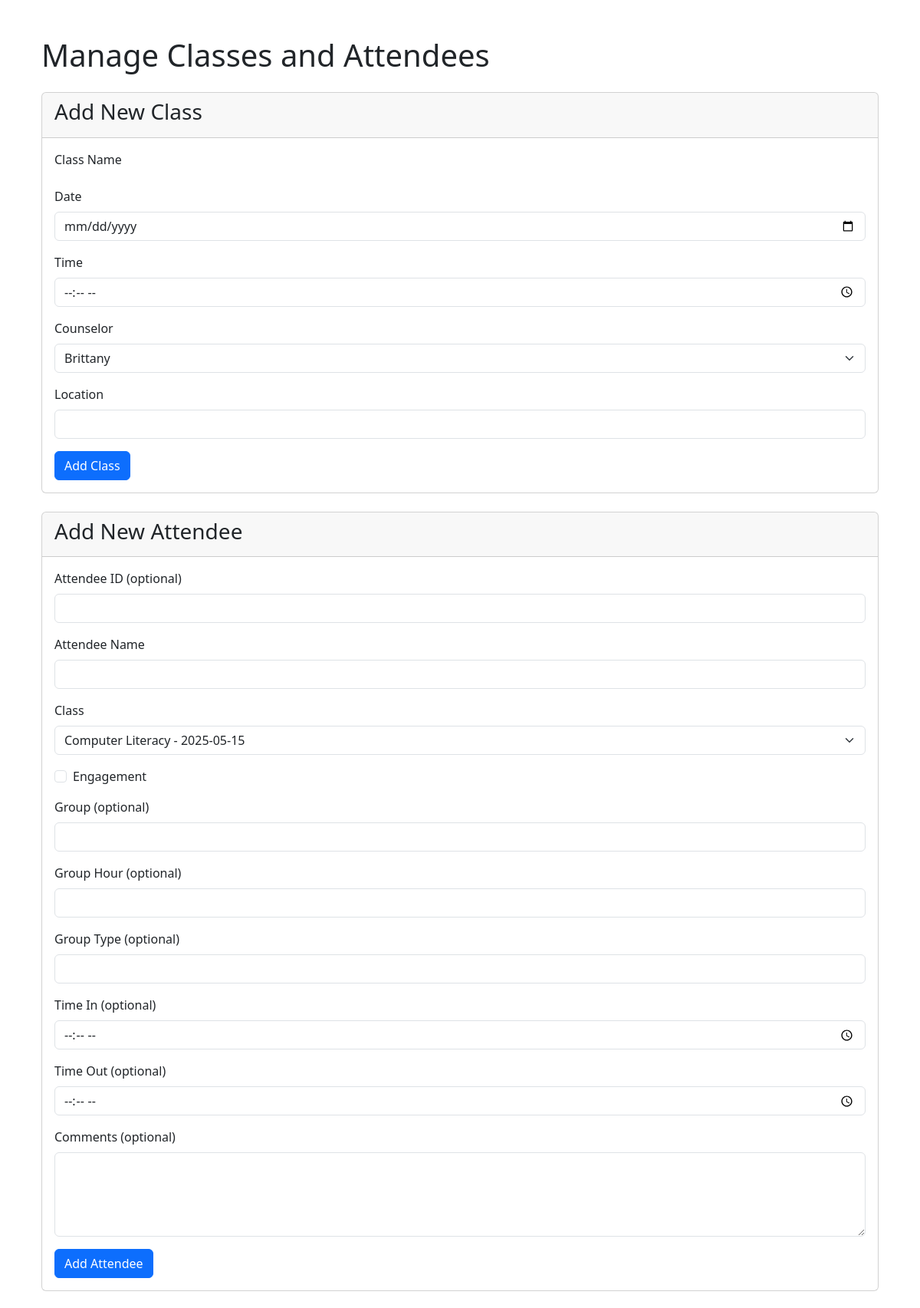
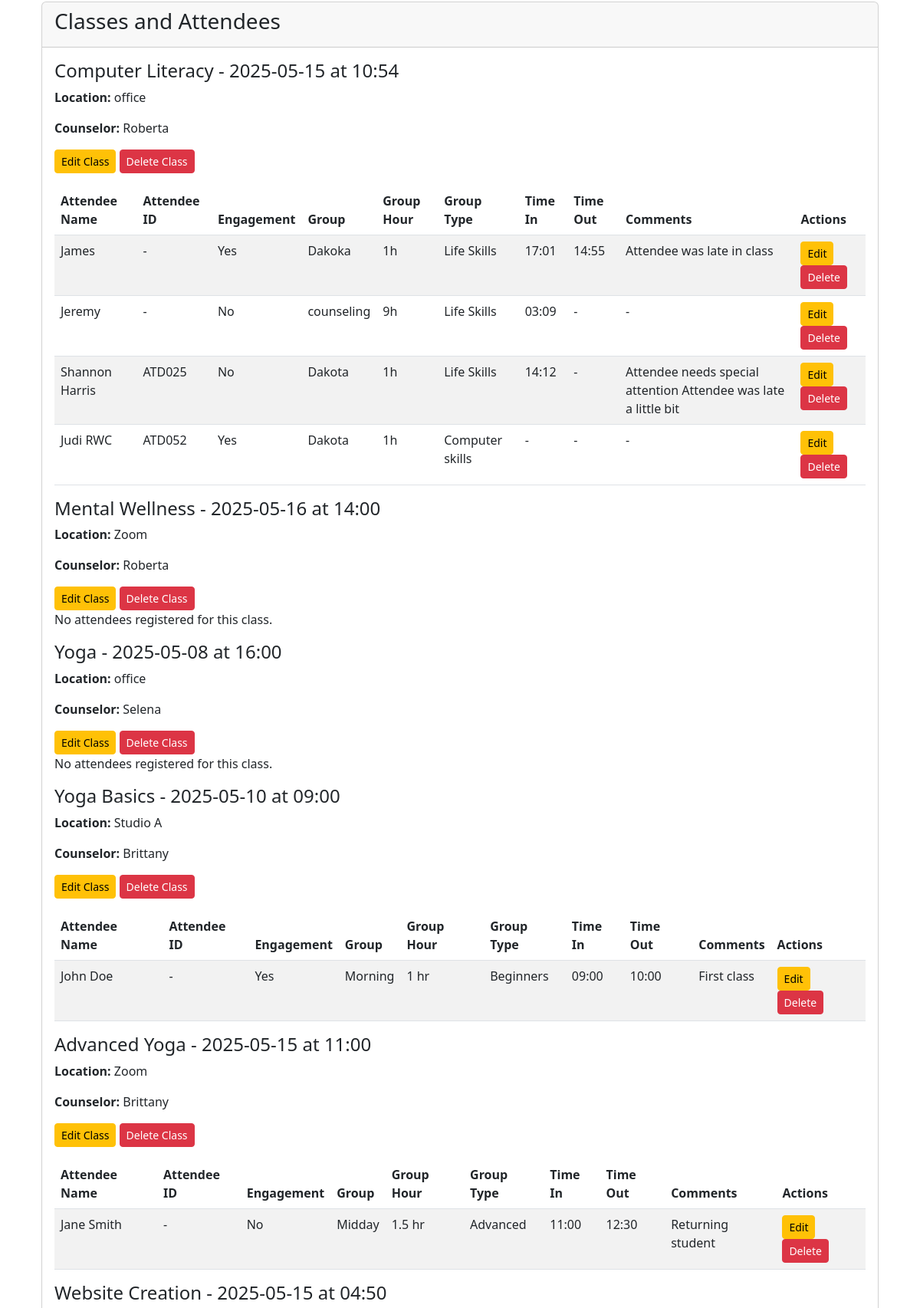
/admin/manage (signed in, upper part), run on the app's committed database (2 pictures, top to bottom).
### models.py (models this page shows, shortened)
class Class(db.Model):
    id = db.Column(db.Integer, primary_key=True)
    name = db.Column(db.String(100), nullable=False)
    date = db.Column(db.Date, nullable=False)
    time = db.Column(db.Time, nullable=False)
    teacher_id = db.Column(db.Integer, db.ForeignKey('user.id'), nullable=False)
    location = db.Column(db.String(100), nullable=False)
    teacher = db.relationship('User', backref=db.backref('classes', lazy=True))
    attendees = db.relationship('Attendee', backref='class_', lazy=True)

class User(UserMixin, db.Model):
    id = db.Column(db.Integer, primary_key=True)
    username = db.Column(db.String(80), unique=True, nullable=False)
    password_hash = db.Column(db.String(128), nullable=False)
    role = db.Column(db.String(20), nullable=False)  # admin, frontdesk, teacher
    department = db.Column(db.String(100), nullable=True)

class Attendee(db.Model):
    id = db.Column(db.Integer, primary_key=True)
    attendee_id = db.Column(db.String(50), unique=True, nullable=True)  # New attendee_id field
    name = db.Column(db.String(100), nullable=False)
    stipend = db.Column(db.Boolean, default=False)
    group = db.Column(db.String(100))
    group_hour = db.Column(db.String(50))
    group_type = db.Column(db.String(50))
    time_in = db.Column(db.Time)
    time_out = db.Column(db.Time)
    comments = db.Column(db.Text)
    checked_in = db.Column(db.Boolean, default=False)
    class_id = db.Column(db.Integer, db.ForeignKey('class.id'), nullable=False)

### routes/admin.py (the view, shortened to what this page needs)
@bp.route('/admin/manage', methods=['GET', 'POST'])
@login_required
def manage():
    if current_user.role != 'admin':
        flash('Access denied: Admins only.', 'danger')
        return redirect(url_for('auth.login'))
    classes = Class.query.all()
    teachers = User.query.filter_by(role='teacher').all()
    return render_template('admin_manage.html', classes=classes, teachers=teachers)

### app.py (called while the page is built)
@login_manager.user_loader
def load_user(user_id):
    from models import User
    return User.query.get(int(user_id))

### templates/admin_manage.html (shortened to what this page needs)
{% extends 'base.html' %}
{% block content %}
<div class="container mt-5">
    <h1 class="mb-4">Manage Classes and Attendees</h1>
    <div class="card mb-4">
        <div class="card-header">
            <h3>Add New Class</h3>
        </div>
        <div class="card-body">
            <form method="POST" action="{{ url_for('admin.manage') }}">
                <div class="mb-3">
                    <label for="class_name" class="form-label">Class Name</label FIR
                    <input type="text" class="form-control" id="class_name" name="class_name" required>
                </div>
                <div class="mb-3">
                    <label for="class_date" class="form-label">Date</label>
                    <input type="date" class="form-control" id="class_date" name="class_date" required>
                </div>
                <div class="mb-3">
                    <label for="class_time" class="form-label">Time</label>
                    <input type="time" class="form-control" id="class_time" name="class_time" required>
                </div>
                <div class="mb-3">
                    <label for="teacher_id" class="form-label">Counselor</label>
                    <select class="form-select" id="teacher_id" name="teacher_id" required>
                        {% for teacher in teachers %}
                            <option value="{{ teacher.id }}">{{ teacher.username }}</option>
                        {% endfor %}
                    </select>
                </div>
                <div class="mb-3">
                    <label for="location" class="form-label">Location</label>
                    <input type="text" class="form-control" id="location" name="location" required>
                </div>
                <button type="submit" name="add_class" class="btn btn-primary">Add Class</button>
            </form>
        </div>
    </div>
    <div class="card mb-4">
        <div class="card-header">
            <h3>Add New Attendee</h3>
        </div>
        <div class="card-body">
            <form method="POST" action="{{ url_for('admin.manage') }}">
                <div class="mb-3">
                    <label for="attendee_id" class="form-label">Attendee ID (optional)</label>
                    <input type="text" class="form-control" id="attendee_id" name="attendee_id">
                </div>
                <div class="mb-3">
                    <label for="attendee_name" class="form-label">Attendee Name</label>
                    <input type="text" class="form-control" id="attendee_name" name="attendee_name" required>
                </div>
                <div class="mb-3">
                    <label for="class_id" class="form-label">Class</label>
                    <select class="form-select" id="class_id" name="class_id" required>
                        {% for class_ in classes %}
                            <option value="{{ class_.id }}">{{ class_.name }} - {{ class_.date.strftime('%Y-%m-%d') }}</option>
                        {% endfor %}
                    </select>
                </div>
                <div class="mb-3">
                    <div class="form-check">
                        <input class="form-check-input" type="checkbox" id="engagement" name="engagement">
                        <label class="form-check-label" for="engagement">Engagement</label>
                    </div>
                </div>
                <div class="mb-3">
                    <label for="group" class="form-label">Group (optional)</label>
                    <input type="text" class="form-control" id="group" name="group">
                </div>
                <div class="mb-3">
                    <label for="group_hour" class="form-label">Group Hour (optional)</label>
                    <input type="text" class="form-control" id="group_hour" name="group_hour">
                </div>
                <div class="mb-3">
                    <label for="group_type" class="form-label">Group Type (optional)</label>
                    <input type="text" class="form-control" id="group_type" name="group_type">
                </div>
                <div class="mb-3">
                    <label for="time_in" class="form-label">Time In (optional)</label>
                    <input type="time" class="form-control" id="time_in" name="time_in">
                </div>
                <div class="mb-3">
                    <label for="time_out" class="form-label">Time Out (optional)</label>
                    <input type="time" class="form-control" id="time_out" name="time_out">
                </div>
                <div class="mb-3">
                    <label for="comments" class="form-label">Comments (optional)</label>
                    <textarea class="form-control" id="comments" name="comments" rows="4"></textarea>
                </div>
                <button type="submit" name="add_attendee" class="btn btn-primary">Add Attendee</button>
            </form>
        </div>
    </div>
    <div class="card mb-4">
        <div class="card-header">
            <h3>Classes and Attendees</h3>
        </div>
        <div class="card-body">
            {% if classes %}
                {% for class_ in classes %}
                    <div class="mb-3">
                        <h4>{{ class_.name }} - {{ class_.date.strftime('%Y-%m-%d') }} at {{ class_.time.strftime('%H:%M') }}</h4>
                        <p><strong>Location:</strong> {{ class_.location }}</p>
                        <p><strong>Counselor:</strong> {{ class_.teacher.username }}</p>
                        <button type="button" class="btn btn-warning btn-sm" data-bs-toggle="modal" data-bs-target="#editClassModal-{{ class_.id }}">Edit Class</button>
                        <form method="POST" action="{{ url_for('admin.manage') }}" class="d-inline">
                            <button type="submit" name="delete_class" class="btn btn-danger btn-sm" onclick="return confirm('Are you sure you want to delete this class?')">Delete Class</button>
                        </form>
                        {% if class_.attendees %}
                            <table class="table table-striped mt-3">
                                <thead>
                                    <tr>
                                        <th>Attendee Name</th>
                                        <th>Attendee ID</th>
                                        <th>Engagement</th>
                                        <th>Group</th>
                                        <th>Group Hour</th>
                                        <th>Group Type</th>
                                        <th>Time In</th>
                                        <th>Time Out</th>
                                        <th>Comments</th>
                                        <th>Actions</th>
                                    </tr>
                                </thead>
                                <tbody>
                                    {% for attendee in class_.attendees %}
                                        <tr>
                                            <td>{{ attendee.name }}</td>
                                            <td>{{ attendee.attendee_id or '-' }}</td>
                                            <td>{{ 'Yes' if attendee.stipend else 'No' }}</td>
                                            <td>{{ attendee.group or '-' }}</td>
                                            <td>{{ attendee.group_hour or '-' }}</td>
                                            <td>{{ attendee.group_type or '-' }}</td>
                                            <td>{{ attendee.time_in.strftime('%H:%M') if attendee.time_in else '-' }}</td>
                                            <td>{{ attendee.time_out.strftime('%H:%M') if attendee.time_out else '-' }}</td>
                                            <td>{{ attendee.comments or '-' }}</td>
                                            <td>
                                                <button type="button" class="btn btn-warning btn-sm" data-bs-toggle="modal" data-bs-target="#editAttendeeModal-{{ attendee.id }}">Edit</button>
                                                <form method="POST" action="{{ url_for('admin.manage') }}" class="d-inline">
                                                    <button type="submit" name="delete_attendee" class="btn btn-danger btn-sm" onclick="return confirm('Are you sure you want to delete this attendee?')">Delete</button>
                                                </form>
                                            </td>
                                        </tr>
                                    {% endfor %}
                                </tbody>
                            </table>
                        {% else %}
                            <p>No attendees registered for this class.</p>
                        {% endif %}
                    </div>
                {% endfor %}
            {% else %}
                <p>No classes found.</p>
            {% endif %}
        </div>
    </div>
</div>
{% endblock %}

### data on the page
Class: name "Computer Literacy", date "2025-05-15", time "10:54", location "office", teacher.username "Roberta"
Attendee: name "James", attendee_id "-", stipend "Yes", group "Dakoka", group_hour "1h", group_type "Life Skills", time_in "17:01", time_out "14:55", comments "Attendee was late in class"
Attendee: name "Jeremy", attendee_id "-", stipend "No", group "counseling", group_hour "9h", group_type "Life Skills", time_in "03:09", time_out "-", comments "-"
Attendee: name "Shannon Harris", attendee "ATD025", stipend "No", group "Dakota", group_hour "1h", group_type "Life Skills", time_in "14:12", time_out "-", comments "Attendee needs special attention Attendee was late a little bit"
Attendee: name "Judi RWC", attendee "ATD052", stipend "Yes", group "Dakota", group_hour "1h", group_type "Computer skills", time_in "-", time_out "-", comments "-"
Class: name "Mental Wellness", date "2025-05-16", time "14:00", location "Zoom", teacher.username "Roberta", shows "No attendees registered for this class."
Class: name "Yoga", date "2025-05-08", time "16:00", location "office", teacher.username "Selena", shows "No attendees registered for this class."
Class: name "Yoga Basics", date "2025-05-10", time "09:00", location "Studio A", teacher.username "Brittany"
Attendee: name "John Doe", attendee_id "-", stipend "Yes", group "Morning", group_hour "1 hr", group_type "Beginners", time_in "09:00", time_out "10:00", comments "First class"
Class: name "Advanced Yoga", date "2025-05-15", time "11:00", location "Zoom", teacher.username "Brittany"
Attendee: name "Jane Smith", attendee_id "-", stipend "No", group "Midday", group_hour "1.5 hr", group_type "Advanced", time_in "11:00", time_out "12:30", comments "Returning student"
Class: name "Website Creation", date "2025-05-15", time "04:50"

### other printed values
form field teacher_id "Brittany"
form field class_id "Computer Literacy - 2025-05-15"
